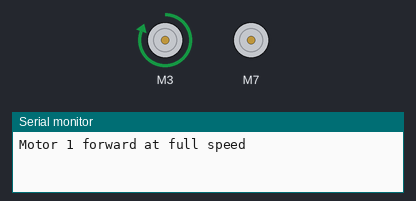
A sketch run on a simulated Arduino Uno, built with avr-gcc and run on an emulated ATmega328P. Shown: 2 × DC motor (green arrow = forward, orange = backward, longer = faster), the last lines printed to the serial monitor.

Above: at 0.1 s.
At 7.1 s:
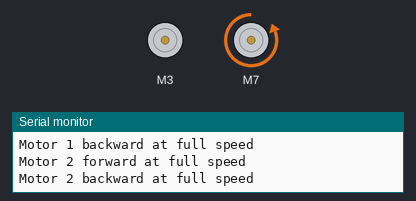
At 15.1 s:
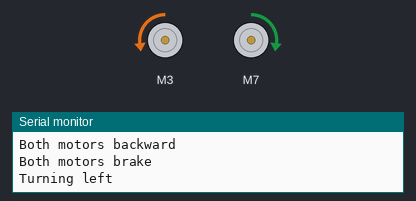
At 37.1 s:
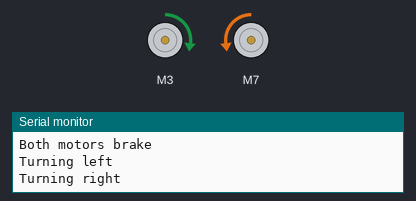
Timing chart, 0 to 40.0 s (numbered marks = the images above):
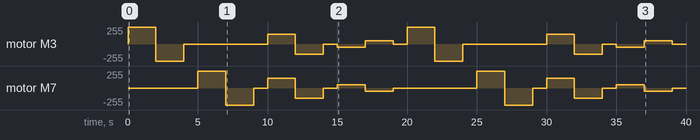

The sketch:

Teste_ponte_h_lib.ino
```cpp
#include <SparkFun_TB6612.h>

// Definição dos pinos para o controlador de motor
#define AIN1 3
#define BIN1 7
#define AIN2 4
#define BIN2 8
#define PWMA 5
#define PWMB 6
#define STBY 9

// Constantes para a direção dos motores
const int offsetA = 1;
const int offsetB = 1;

// Inicialização dos motores
Motor motor1 = Motor(AIN1, AIN2, PWMA, offsetA, STBY);
Motor motor2 = Motor(BIN1, BIN2, PWMB, offsetB, STBY);

void setup()
{
  // Inicialização serial para debug
  Serial.begin(9600);
}

void loop()
{
  // Teste do motor 1
  Serial.println("Motor 1 forward at full speed");
  motor1.drive(255, 2000); // Motor 1 para frente em velocidade máxima por 2 segundos
  Serial.println("Motor 1 backward at full speed");
  motor1.drive(-255, 2000); // Motor 1 para trás em velocidade máxima por 2 segundos
  motor1.brake(); // Freia o motor 1
  delay(1000);

  // Teste do motor 2
  Serial.println("Motor 2 forward at full speed");
  motor2.drive(255, 2000); // Motor 2 para frente em velocidade máxima por 2 segundos
  Serial.println("Motor 2 backward at full speed");
  motor2.drive(-255, 2000); // Motor 2 para trás em velocidade máxima por 2 segundos
  motor2.brake(); // Freia o motor 2
  delay(1000);

  // Movimentação dos dois motores para frente
  Serial.println("Both motors forward");
  forward(motor1, motor2, 150);
  delay(2000);

  // Movimentação dos dois motores para trás
  Serial.println("Both motors backward");
  back(motor1, motor2, 150);
  delay(2000);

  // Freia os dois motores
  Serial.println("Both motors brake");
  brake(motor1, motor2);
  delay(1000);

  // Giro à esquerda
  Serial.println("Turning left");
  left(motor1, motor2, 100);
  delay(2000);

  // Giro à direita
  Serial.println("Turning right");
  right(motor1, motor2, 100);
  delay(2000);

  // Freia os dois motores novamente
  Serial.println("Both motors brake");
  brake(motor1, motor2);
  delay(1000);
}
```

Measured:
- by itself, motor M7: stopped → forward 255/255 at 5.0 s, → backward 255/255 2.0 s later, → stopped 2.0 s later, → forward 150/255 1.0 s later, … (18 changes in this stretch)
- by itself, motor M3: stopped → forward 255/255 at 0.00 s, → backward 255/255 2.0 s later, → stopped 2.0 s later, → forward 150/255 6.0 s later, … (18 changes in this stretch)
